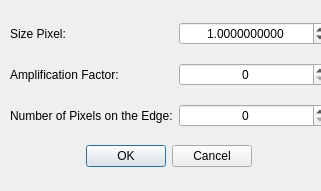
<?xml version="1.0" encoding="UTF-8"?>
<ui version="4.0">
 <class>DialogProperties</class>
 <widget class="QDialog" name="DialogProperties">
  <property name="geometry">
   <rect>
    <x>0</x>
    <y>0</y>
    <width>321</width>
    <height>191</height>
   </rect>
  </property>
  <property name="minimumSize">
   <size>
    <width>321</width>
    <height>191</height>
   </size>
  </property>
  <property name="maximumSize">
   <size>
    <width>400</width>
    <height>250</height>
   </size>
  </property>
  <property name="windowTitle">
   <string>Import RAW Image</string>
  </property>
  <property name="windowIcon">
   <iconset resource="application.qrc">
    <normaloff>:/images/logo.png</normaloff>:/images/logo.png</iconset>
  </property>
  <widget class="QWidget" name="layoutWidget">
   <property name="geometry">
    <rect>
     <x>10</x>
     <y>10</y>
     <width>318</width>
     <height>171</height>
    </rect>
   </property>
   <layout class="QGridLayout" name="gridLayout">
    <item row="0" column="0">
     <widget class="QLabel" name="label_2">
      <property name="text">
       <string>Size Pixel:</string>
      </property>
     </widget>
    </item>
    <item row="0" column="1">
     <widget class="QDoubleSpinBox" name="doubleSpinBoxSizePixel">
      <property name="alignment">
       <set>Qt::AlignCenter</set>
      </property>
      <property name="buttonSymbols">
       <enum>QAbstractSpinBox::UpDownArrows</enum>
      </property>
      <property name="decimals">
       <number>10</number>
      </property>
      <property name="minimum">
       <double>0.000001000000000</double>
      </property>
      <property name="maximum">
       <double>99.999999000000003</double>
      </property>
      <property name="singleStep">
       <double>0.100000000000000</double>
      </property>
      <property name="value">
       <double>1.000000000000000</double>
      </property>
     </widget>
    </item>
    <item row="1" column="0">
     <widget class="QLabel" name="label_3">
      <property name="text">
       <string>Amplification Factor:</string>
      </property>
     </widget>
    </item>
    <item row="2" column="0">
     <widget class="QLabel" name="label_4">
      <property name="layoutDirection">
       <enum>Qt::RightToLeft</enum>
      </property>
      <property name="text">
       <string>Number of Pixels on the Edge:</string>
      </property>
     </widget>
    </item>
    <item row="1" column="1">
     <widget class="QSpinBox" name="spinBoxAmplificationFactor">
      <property name="alignment">
       <set>Qt::AlignCenter</set>
      </property>
     </widget>
    </item>
    <item row="2" column="1">
     <widget class="QSpinBox" name="spinBoxNumPixelsEdge">
      <property name="alignment">
       <set>Qt::AlignCenter</set>
      </property>
     </widget>
    </item>
    <item row="3" column="0" colspan="2">
     <widget class="QDialogButtonBox" name="buttonBox">
      <property name="layoutDirection">
       <enum>Qt::LeftToRight</enum>
      </property>
      <property name="orientation">
       <enum>Qt::Horizontal</enum>
      </property>
      <property name="standardButtons">
       <set>QDialogButtonBox::Cancel|QDialogButtonBox::Ok</set>
      </property>
      <property name="centerButtons">
       <bool>true</bool>
      </property>
     </widget>
    </item>
   </layout>
  </widget>
 </widget>
 <tabstops>
  <tabstop>buttonBox</tabstop>
 </tabstops>
 <resources>
  <include location="application.qrc"/>
 </resources>
 <connections>
  <connection>
   <sender>buttonBox</sender>
   <signal>rejected()</signal>
   <receiver>DialogProperties</receiver>
   <slot>reject()</slot>
   <hints>
    <hint type="sourcelabel">
     <x>156</x>
     <y>194</y>
    </hint>
    <hint type="destinationlabel">
     <x>158</x>
     <y>113</y>
    </hint>
   </hints>
  </connection>
 </connections>
</ui>
